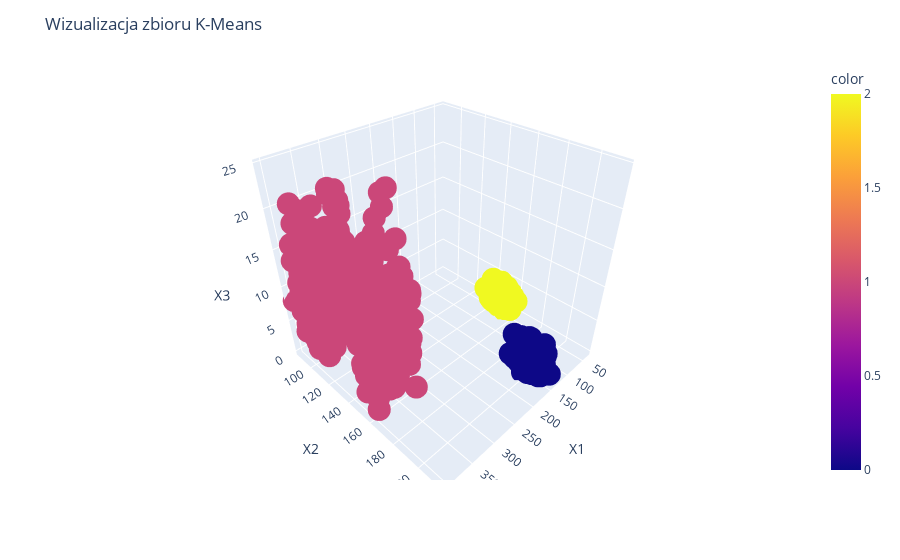

The notebook cell this image was saved under:
### Markdown cell above
### 3.3. Wizualizacja dla "optymalnego" k

### Code cell
km = KMeans(n_clusters = 3, random_state = 0).fit(data)
labels = km.labels_
centroids = km.cluster_centers_

fig = px.scatter_3d(data, x='X1', y='X2', z='X3', color=labels)
fig.update_layout(
    title="Wizualizacja zbioru K-Means"
)
fig.show()

### Figure 1 — Plotly figure (JSON) as saved in the notebook; plotly's stock layout.template omitted (floating-point values rounded to 4 significant figures; data arrays with more than 128 entries replaced by an {"elided": "..."} marker saying what was removed)
{"data": [{"hovertemplate": "X1=%{x}<br>X2=%{y}<br>X3=%{z}<br>color=%{marker.color}<extra></extra>", "legendgroup": "", "marker": {"color": {"elided": "1000 int values"}, "coloraxis": "coloraxis", "symbol": "circle"}, "mode": "markers", "name": "", "scene": "scene", "showlegend": false, "type": "scatter3d", "x": {"elided": "1000 float values"}, "y": {"elided": "1000 float values"}, "z": {"elided": "1000 float values"}}], "layout": {"coloraxis": {"colorbar": {"title": {"text": "color"}}, "colorscale": [[0, "#0d0887"], [0.1111, "#46039f"], [0.2222, "#7201a8"], [0.3333, "#9c179e"], [0.4444, "#bd3786"], [0.5556, "#d8576b"], [0.6667, "#ed7953"], [0.7778, "#fb9f3a"], [0.8889, "#fdca26"], [1, "#f0f921"]]}, "legend": {"tracegroupgap": 0}, "margin": {"t": 60}, "scene": {"domain": {"x": [0, 1], "y": [0, 1]}, "xaxis": {"title": {"text": "X1"}}, "yaxis": {"title": {"text": "X2"}}, "zaxis": {"title": {"text": "X3"}}}, "title": {"text": "Wizualizacja zbioru K-Means"}}}
